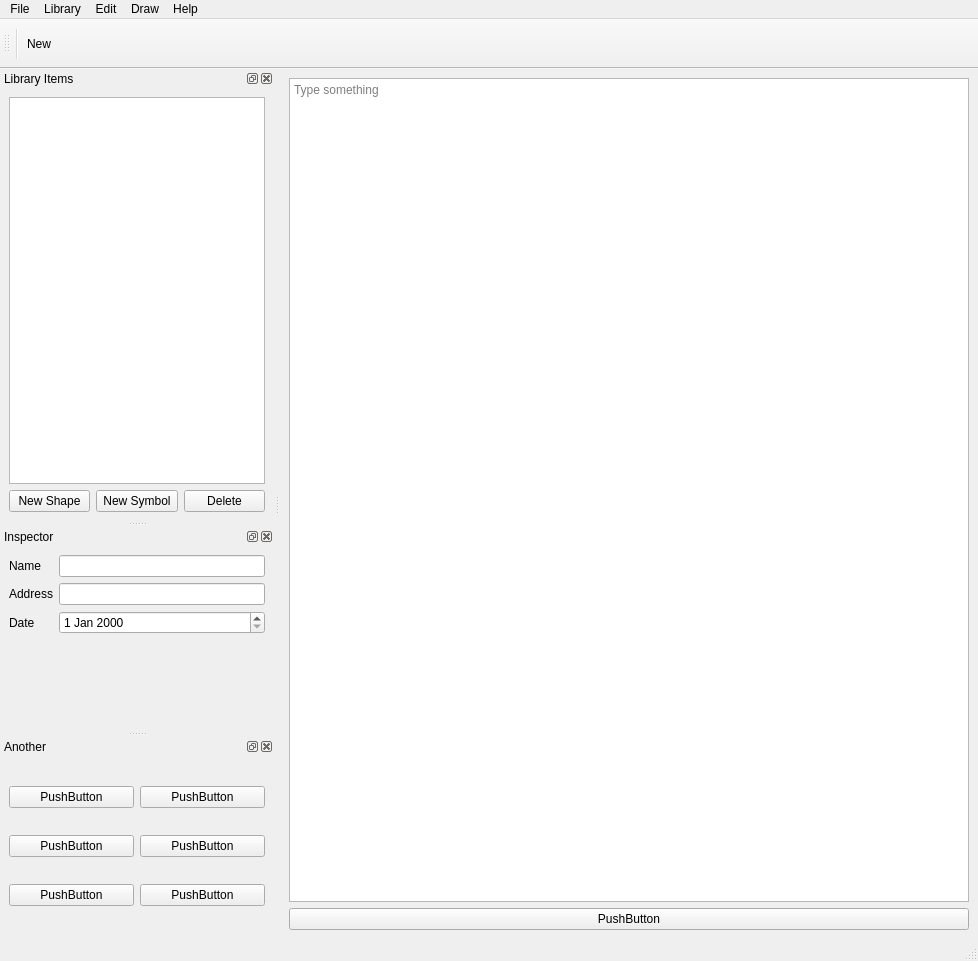
<?xml version="1.0" encoding="UTF-8"?>
<ui version="4.0">
 <class>LibWindow</class>
 <widget class="QMainWindow" name="LibWindow">
  <property name="geometry">
   <rect>
    <x>0</x>
    <y>0</y>
    <width>978</width>
    <height>961</height>
   </rect>
  </property>
  <property name="windowTitle">
   <string>LibWindow</string>
  </property>
  <property name="dockOptions">
   <set>QMainWindow::AllowNestedDocks|QMainWindow::AllowTabbedDocks|QMainWindow::GroupedDragging</set>
  </property>
  <widget class="QWidget" name="centralwidget">
   <layout class="QVBoxLayout" name="verticalLayout_3">
    <item>
     <layout class="QVBoxLayout" name="verticalLayout">
      <item>
       <widget class="QTextEdit" name="textEdit">
        <property name="placeholderText">
         <string>Type something</string>
        </property>
       </widget>
      </item>
      <item>
       <widget class="QPushButton" name="pushButton">
        <property name="text">
         <string>PushButton</string>
        </property>
       </widget>
      </item>
     </layout>
    </item>
   </layout>
  </widget>
  <widget class="QMenuBar" name="menubar">
   <property name="geometry">
    <rect>
     <x>0</x>
     <y>0</y>
     <width>978</width>
     <height>38</height>
    </rect>
   </property>
   <widget class="QMenu" name="menuLibrarian">
    <property name="title">
     <string>File</string>
    </property>
    <addaction name="actionNewLib"/>
    <addaction name="actionOpenLib"/>
    <addaction name="actionCloseLib"/>
    <addaction name="separator"/>
    <addaction name="actionDeleteLib"/>
   </widget>
   <widget class="QMenu" name="menuEdit">
    <property name="title">
     <string>Draw</string>
    </property>
    <addaction name="actionRectangle"/>
    <addaction name="actionLine"/>
    <addaction name="actionText"/>
    <addaction name="actionCircle"/>
    <addaction name="actionPolygon"/>
    <addaction name="actionPolyline"/>
    <addaction name="actionArrow"/>
    <addaction name="separator"/>
    <addaction name="actionuPin"/>
   </widget>
   <widget class="QMenu" name="menuSymbols">
    <property name="title">
     <string>Edit</string>
    </property>
    <addaction name="actionMove"/>
    <addaction name="actionRotate"/>
    <addaction name="actionStyle"/>
    <addaction name="separator"/>
    <addaction name="actionDelete"/>
   </widget>
   <widget class="QMenu" name="menuHelp_2">
    <property name="title">
     <string>Help</string>
    </property>
   </widget>
   <widget class="QMenu" name="menuLibrary">
    <property name="title">
     <string>Library</string>
    </property>
    <addaction name="actionSymbol"/>
    <addaction name="actionShape"/>
    <addaction name="separator"/>
   </widget>
   <addaction name="menuLibrarian"/>
   <addaction name="menuLibrary"/>
   <addaction name="menuSymbols"/>
   <addaction name="menuEdit"/>
   <addaction name="menuHelp_2"/>
  </widget>
  <widget class="QDockWidget" name="dwLibItems">
   <property name="windowTitle">
    <string>Library Items</string>
   </property>
   <attribute name="dockWidgetArea">
    <number>1</number>
   </attribute>
   <widget class="QWidget" name="dockWidgetContents_3">
    <layout class="QVBoxLayout" name="verticalLayout_2">
     <item>
      <widget class="QTreeView" name="tvLibItems"/>
     </item>
     <item>
      <layout class="QHBoxLayout" name="horizontalLayout_2">
       <item>
        <widget class="QPushButton" name="pbNewShape">
         <property name="text">
          <string>New Shape</string>
         </property>
        </widget>
       </item>
       <item>
        <widget class="QPushButton" name="pbNewSymbol">
         <property name="text">
          <string>New Symbol</string>
         </property>
        </widget>
       </item>
       <item>
        <widget class="QPushButton" name="pbDeleteItem">
         <property name="text">
          <string>Delete</string>
         </property>
        </widget>
       </item>
      </layout>
     </item>
    </layout>
   </widget>
  </widget>
  <widget class="QToolBar" name="toolBar">
   <property name="minimumSize">
    <size>
     <width>20</width>
     <height>50</height>
    </size>
   </property>
   <property name="windowTitle">
    <string>toolBar</string>
   </property>
   <attribute name="toolBarArea">
    <enum>TopToolBarArea</enum>
   </attribute>
   <attribute name="toolBarBreak">
    <bool>false</bool>
   </attribute>
   <addaction name="separator"/>
   <addaction name="actionNewLib"/>
  </widget>
  <widget class="QStatusBar" name="statusBar"/>
  <widget class="QDockWidget" name="dockWidget_3">
   <property name="windowTitle">
    <string>Inspector</string>
   </property>
   <attribute name="dockWidgetArea">
    <number>1</number>
   </attribute>
   <widget class="QWidget" name="dockWidgetContents_4">
    <layout class="QHBoxLayout" name="horizontalLayout_3">
     <item>
      <layout class="QVBoxLayout" name="verticalLayout_4">
       <item>
        <layout class="QFormLayout" name="formLayout">
         <item row="0" column="0">
          <widget class="QLabel" name="nameLabel">
           <property name="text">
            <string>Name</string>
           </property>
          </widget>
         </item>
         <item row="0" column="1">
          <widget class="QLineEdit" name="nameLineEdit"/>
         </item>
         <item row="1" column="0">
          <widget class="QLabel" name="addressLabel">
           <property name="text">
            <string>Address</string>
           </property>
          </widget>
         </item>
         <item row="1" column="1">
          <widget class="QLineEdit" name="addressLineEdit"/>
         </item>
         <item row="2" column="0">
          <widget class="QLabel" name="dateLabel">
           <property name="text">
            <string>Date</string>
           </property>
          </widget>
         </item>
         <item row="2" column="1">
          <widget class="QDateEdit" name="dateDateEdit"/>
         </item>
        </layout>
       </item>
      </layout>
     </item>
    </layout>
   </widget>
  </widget>
  <widget class="QDockWidget" name="dockWidget_4">
   <property name="windowTitle">
    <string>Another</string>
   </property>
   <attribute name="dockWidgetArea">
    <number>1</number>
   </attribute>
   <widget class="QWidget" name="dockWidgetContents_5">
    <layout class="QGridLayout" name="gridLayout_2">
     <item row="1" column="1">
      <widget class="QPushButton" name="pushButton_5">
       <property name="text">
        <string>PushButton</string>
       </property>
      </widget>
     </item>
     <item row="2" column="1">
      <widget class="QPushButton" name="pushButton_7">
       <property name="text">
        <string>PushButton</string>
       </property>
      </widget>
     </item>
     <item row="0" column="1">
      <widget class="QPushButton" name="pushButton_3">
       <property name="text">
        <string>PushButton</string>
       </property>
      </widget>
     </item>
     <item row="2" column="0">
      <widget class="QPushButton" name="pushButton_4">
       <property name="text">
        <string>PushButton</string>
       </property>
      </widget>
     </item>
     <item row="1" column="0">
      <widget class="QPushButton" name="pushButton_6">
       <property name="text">
        <string>PushButton</string>
       </property>
      </widget>
     </item>
     <item row="0" column="0">
      <widget class="QPushButton" name="pushButton_2">
       <property name="text">
        <string>PushButton</string>
       </property>
      </widget>
     </item>
    </layout>
   </widget>
  </widget>
  <action name="actionNewLib">
   <property name="icon">
    <iconset>
     <normaloff>icons/png/32x32/add_to_folder.png</normaloff>icons/png/32x32/add_to_folder.png</iconset>
   </property>
   <property name="text">
    <string>New</string>
   </property>
   <property name="toolTip">
    <string>Create new library</string>
   </property>
  </action>
  <action name="actionCloseLib">
   <property name="text">
    <string>Close lib</string>
   </property>
   <property name="toolTip">
    <string>Close library</string>
   </property>
  </action>
  <action name="actionDeleteLib">
   <property name="text">
    <string>Delete Lib</string>
   </property>
   <property name="toolTip">
    <string>Delete library</string>
   </property>
  </action>
  <action name="actionSymbol">
   <property name="text">
    <string>New Symbol</string>
   </property>
   <property name="toolTip">
    <string>Create new symbol in library</string>
   </property>
  </action>
  <action name="actionShape">
   <property name="text">
    <string>New Shape</string>
   </property>
   <property name="toolTip">
    <string>Create new shape in library</string>
   </property>
  </action>
  <action name="actionRectangle">
   <property name="text">
    <string>Rectangle</string>
   </property>
  </action>
  <action name="actionLine">
   <property name="text">
    <string>Line</string>
   </property>
  </action>
  <action name="actionText">
   <property name="text">
    <string>Text</string>
   </property>
  </action>
  <action name="actionCircle">
   <property name="text">
    <string>Circle</string>
   </property>
  </action>
  <action name="actionuPin">
   <property name="text">
    <string>Pin</string>
   </property>
  </action>
  <action name="actionMove">
   <property name="text">
    <string>Move</string>
   </property>
  </action>
  <action name="actionRotate">
   <property name="text">
    <string>Rotate</string>
   </property>
  </action>
  <action name="actionArrow">
   <property name="text">
    <string>Arrow</string>
   </property>
  </action>
  <action name="actionPolygon">
   <property name="text">
    <string>Polygon</string>
   </property>
  </action>
  <action name="actionPolyline">
   <property name="text">
    <string>Polyline</string>
   </property>
  </action>
  <action name="actionStyle">
   <property name="text">
    <string>Style</string>
   </property>
  </action>
  <action name="actionDelete">
   <property name="text">
    <string>Delete</string>
   </property>
  </action>
  <action name="actionOpenLib">
   <property name="text">
    <string>Open </string>
   </property>
   <property name="toolTip">
    <string>Open library</string>
   </property>
  </action>
 </widget>
 <resources/>
 <connections/>
</ui>
